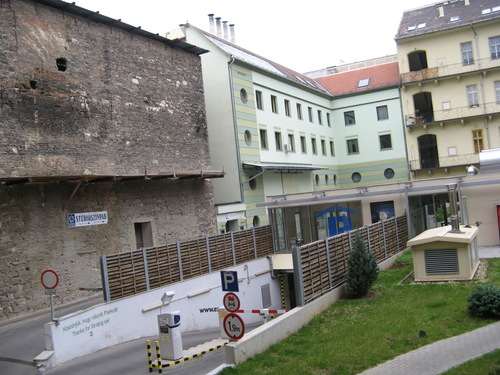
#> input picture ImagePanorama/external (copy)/backyard1.jpg, 500 x 375 px, found by its file name
$ python playground.py   (older library calls are emulated)
#> lines starting #> are read from the running program, lines starting #| are printed output that depends on the picture
### ex4/sol4_utils.py
import numpy as np
from scipy.signal import convolve2d, convolve
from scipy import ndimage
from scipy.misc import imread,imsave
from skimage.color import rgb2gray
from scipy.ndimage.filters import convolve as con_new
from math import floor
import matplotlib.pyplot as plt
import os

#TODO do we want to use this kind of convolve?
def conv_der(im):
    """
    Calculate the magnitude of an image
    :param image:
    :return magnitude of an image
    """
    filter_vec = (np.array([-1, 0, 1])).reshape(1, 3)
    derv_X = con_new(im,filter_vec)
    drev_Y = con_new(im, filter_vec.T)
    return derv_X, drev_Y


# [12 lines left out: function normlized_image, not called in this run]


def is_rgb(im):
    """
    Verify if an image is RGB
    :param im: Reprentaion of display 1 for grayscale 2 for RGB
    """
    if(im.ndim == 3):
        return True
    else:
        return False


def validate_representation(representation):
    """
    Validate reprentaion input
    :param representation: Reprentaion of display 1 for grayscale 2 for RGB
    """

    if representation != 1 and representation != 2:
        raise Exception("Unkonwn representaion")


def read_image(fileame, representation):
    """
    Read image by file name and normlize it to float 32 [0,1] representaion
    according to RGB or Graysacle
    :param filename: The name of the file that we should read.
    :param representation: Reprentaion of display 1 for grayscale 2 for RGB
    :return normlized image
    """
#> called with fileame = 'external/backyard1.jpg', representation = 1
    validate_representation(representation)

    im = imread(fileame)
#> im is the input picture: shape (375, 500, 3); mean R, G, B 132.8, 132.2, 125
    if representation == 1 and is_rgb(im):
        # We should convert from Grayscale to RGB
        im =rgb2gray(im)
#> im: shape (375, 500) float64
        return im.astype(np.float32)
#> call 2 of read_image, with fileame = 'external/backyard2.jpg', representation = 1
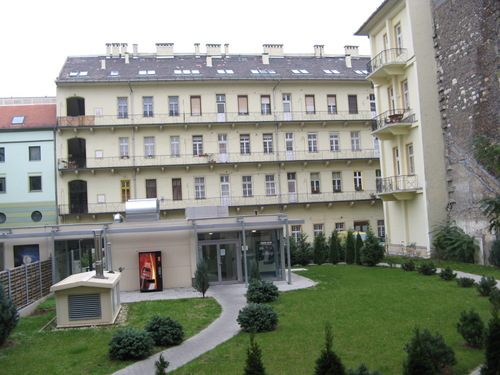
#> input picture ImagePanorama/external (copy)/backyard2.jpg, 500 x 375 px, found by its file name
#> in read_image, im is the input picture: shape (375, 500, 3); mean R, G, B 136.5, 140.3, 128.8
#> call 3 of read_image, with fileame = 'external/backyard3.jpg', representation = 1
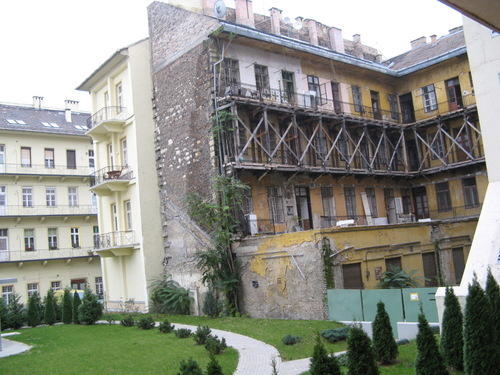
#> input picture ImagePanorama/external (copy)/backyard3.jpg, 500 x 375 px, found by its file name
#> in read_image, im is the input picture: shape (375, 500, 3); mean R, G, B 142.2, 143.9, 135.1

    return normlized_image(im)


def gaus_1d(kernel_size):
    """
    Calculate 1d gaus kernel.
    :param kernel_size: size of the kernel we want.
    :return 1d kernel of desiered size.
    """
#> called with kernel_size = 7
    gaus_kernel = np.array([1, 1])
    for i in range(kernel_size - 2):
        gaus_kernel = convolve(gaus_kernel, np.array([1, 1]), mode ='full')
    gaus_kernel = gaus_kernel.astype(np.float32)
    gaus_kernel /= np.sum(gaus_kernel)
    return gaus_kernel


def build_gaussian_pyramid(im, max_levels, filter_size):
    """
    Build gaussain pyramid. with max_levels levels using
    filter_vec as blur filter
    :param im: Image for the pyramid
    :param max_levels: Max levels of the pyramid
    :param filter_vec: The vector which represent the
    filter we want
    :return gaussain pyramid
    """

    filter_vec = gaus_1d(filter_size).reshape(1,filter_size)
    pyr = []
    pyr.append(im)
    for i in range(max_levels - 1):
        if(im.shape[0] <= 16 or im.shape[1] <= 16):
            break

        im = ndimage.filters.convolve(im, filter_vec.T, mode='mirror')
        im = ndimage.filters.convolve(im, filter_vec, mode='mirror')

        im = im[::2, ::2]
        pyr.append(im)
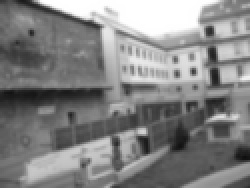
#> im: shape (94, 125) float32 (shown 2 times larger); min 0.0583, max 1, mean 0.518
#> after the loop, pyr = 3 items

    return [pyr,filter_vec]


# [95 lines left out: functions expand_im, build_laplacian_pyramid, laplacian_to_image, pyramid_blending, gaus_2d, not called in this run]

def d1_gaus(kernel_size):
    """
    creates a line vector of length "kernel_size" filled with binomial
    coefficients, by convolving [1,1] with itself.
    """

    if (kernel_size == 1):
        return np.ones(shape=(1,1))

    conv_mat = np.float64(np.array([1, 1]))
    partial_kernel = conv_mat

    for i in range(kernel_size - 2):
        partial_kernel = convolve \
            (partial_kernel, conv_mat, mode='full')

    return (partial_kernel/np.sum(partial_kernel)) \
                                    .reshape(1, kernel_size)

def blur_spatial(im, kernel_size):
    """
    Blurs the image using a gaussian kernel which was created as  matrix
    filled with binomial coefficients.
    """
    # if(kernel_size == 1):
    #     return im

    gaus_ker = d1_gaus(kernel_size)

    # [6 lines of commented-out code are left out]

    im = ndimage.filters.convolve(im, gaus_ker)
    im = ndimage.filters.convolve(im, gaus_ker.reshape(kernel_size, 1))

    return np.float32(im)

### ex4/sol4_add.py
from scipy.ndimage.morphology import generate_binary_structure
from scipy.ndimage.filters import maximum_filter
from scipy.ndimage import label, center_of_mass

import numpy as np

def least_squares_homography(points1, points2):
  """
  Computes homography transforming points1 towards points2.
  Uses least squares method
  input:
    points1: array with shape (N,2). Holds coordinates of corresponding points from image 1.
    points2: array with shape (N,2). Holds coordinates of corresponding points from image 2.
    points1[i,:] corresponds to poins2[i,:]
  Returns:
    A 3X3 array with the computed homography.
    In case of instable solutions returns None.
  """
  p1, p2 = points1, points2
  o0, o1 = np.zeros((p1.shape[0],1)), np.ones((p1.shape[0],1))

  A = np.vstack([np.hstack([p1[:,:1], o0, -p1[:,:1]*p2[:,:1], p1[:,1:],o0, -p1[:,1:]*p2[:,:1],o1,o0]),
                 np.hstack([o0, p1[:,:1],-p1[:,:1]*p2[:,1:],o0,p1[:,1:],-p1[:,1:]*p2[:,1:],o0,o1])])

  # Return None for unstable solutions
  if np.linalg.matrix_rank(A, 1e-3) < 8:
    return None
  if A.shape[0] == 8 and np.linalg.cond(A) > 1e10:
    return None

  H = np.linalg.lstsq(A, p2.T.flatten())[0]
  H = np.r_[H,1]
  return H.reshape((3,3)).T

def non_maximum_suppression(image):
  """
  Finds local maximas of an image.
  input:
    image: 2D image
  Returns:
    A boolean array with the same shape as image, where True indicates local maximum.
  """
  # Find local maximas.
  neighborhood = generate_binary_structure(2,2)
  local_max = maximum_filter(image, footprint=neighborhood)==image
  local_max[image<(image.max()*0.1)] = False

  # Erode areas to single points.
  lbs, num = label(local_max)
  centers = center_of_mass(local_max, lbs, np.arange(num)+1)
  centers = np.stack(centers).round().astype(np.int)
  ret = np.zeros_like(image).astype(np.bool)
  ret[centers[:,0], centers[:,1]] = True

  return ret

def spread_out_corners(im, m, n, radius):
  """
  Split the image im to m by n rectangles and use harris_corner_detector on each.
  input:
    im -- 2D array representing an image.
    m -- vertical number of rectangles.
    n -- horizontal number of rectangles.
    radius -- Minimal distance of corner points from the borders of the image.
   Returns:
    An array with shape (N,2), where ret[i,:] are the [x,y] coordinates of the ith corner points.
  """
#> called with m = 7, n = 7, radius = 12
  from sol4 import harris_corner_detector
  corners = [np.empty((0,2), dtype=np.int)]
#> corners = [empty array]
  x_bound = np.linspace(0, im.shape[1], n+1, dtype=np.int)
#> x_bound = [0, 71, 142, 214, 285, 357, 428, 500]
  y_bound = np.linspace(0, im.shape[0], m+1, dtype=np.int)
#> y_bound = [0, 53, 107, 160, 214, 267, 321, 375]
  for i in range(n):
    for j in range(m):
      # Use Harris detector on every sub image.
      sub_im = im[y_bound[j]:y_bound[j+1], x_bound[i]:x_bound[i+1]]
      sub_corners = harris_corner_detector(sub_im)
      sub_corners += np.array([x_bound[i], y_bound[j]])[np.newaxis,:]
      corners.append(sub_corners)
#> after the loop, corners = 50 items
  corners = np.vstack(corners)
#> corners = 827 pairs, first value 0 to 498, second value 0 to 374
#> in find_features, `pos = add.spread_out_corners(pyr[0],7,7,12)`: pos = 753 pairs, first value 13 to 487, second value 13 to 362
  legit = ((corners[:,0]>radius) & (corners[:,0]<im.shape[1]-radius) &
           (corners[:,1]>radius) & (corners[:,1]<im.shape[0]-radius))
  return corners[legit,:]

### ex4/sol4.py
import sol4_utils as util
import sol4_add as add
import numpy as np
from scipy.ndimage import map_coordinates
import matplotlib.pyplot as plt
import math
#TODO delete
from functools import reduce
from scipy.ndimage.filters import convolve as convolve


def calculate_matrix(im):
    der_x_im, der_y_im = util.conv_der(im)
    matrix_1 = util.blur_spatial(der_x_im * der_x_im, 3)
    matrix_2 = util.blur_spatial(der_x_im * der_y_im, 3)
    matrix_3 = util.blur_spatial(der_y_im * der_x_im, 3)
    matrix_4 = util.blur_spatial(der_y_im * der_y_im, 3)
    return matrix_1,matrix_2,matrix_3,matrix_4

def harris_corner_detector(im):
    matrix_1,matrix_2,matrix_3,matrix_4 = calculate_matrix(im)
    k = 0.04
    tmp1 = (matrix_1*matrix_4 - matrix_2*matrix_3)
    tmp2 = k*((matrix_1 + matrix_4)**2)
    R = tmp1 - tmp2
    R = R.T
    #TODO maybe change
    res_r = np.dstack(np.where(add.non_maximum_suppression(R)))
    return res_r.reshape(res_r.shape[1], 2)

# [24 lines of commented-out code are left out]

def calculate_patch(cor,K,border):
    x,y = cor[0],cor[1]
    xs = np.meshgrid(np.arange(x - border, x + border+1), np.arange(x - border, x + border+1))[1].reshape(1,K*K)
    ys = np.meshgrid(np.arange(y - border, y + border+1), np.arange(y - border, y + border+1))[0].reshape(1,K*K)
    return  np.array([ys[0],xs[0]])

def sample_descriptor(im, pos, desc_rad):
    #TODO should we calculate it?
#> called with pos = array of shape (753, 2), desc_rad = 3
    reduce_factor = 2 ** -2
    K = 2*desc_rad + 1
    border = desc_rad
    desc_list = []
    for cor in pos:
        papo = calculate_patch(reduce_factor*cor,K,border)
        res_patch = map_coordinates(im, papo, order=1, prefilter=False).reshape(K,K)
        #TODO normlize check if done correct?
        divide_with = (np.linalg.norm(res_patch -  np.mean(res_patch)))
        if(divide_with != 0):
            res_patch = (res_patch - np.mean(res_patch)) / divide_with
            desc_list.append(res_patch)
        else:
            desc_list.append(res_patch - res_patch)
#> this loop made 753 passes
#> (cor, x in calculate_patch, y in calculate_patch, divide_with) on passes 1 to 3: ([14, 27], 3.5, 6.75, 0.263), ([35, 33], 8.75, 8.25, 0.334), ([35, 45], 8.75, 11.25, 0.302)
#> after the loop, desc_list = 753 items
#> call 2 of build_gaussian_pyramid, with max_levels = 3, filter_size = 7
#> after the loop in build_gaussian_pyramid (call 2), `for i in range(max_levels - 1):`:
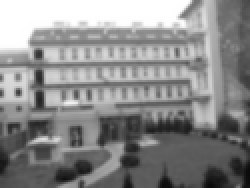
#> im: shape (94, 125) float32 (shown 2 times larger); min 0.0443, max 1, mean 0.546

    return np.dstack(desc_list)


def find_features(pyr):

    pos = add.spread_out_corners(pyr[0],7,7,12)
#> the loop in spread_out_corners (call 2), `for i in range(n):` made 7 passes
    #TODO should we use 3?
    return pos,sample_descriptor(pyr[2],pos,3)
#> the loop in sample_descriptor (call 2), `for cor in pos:` made 812 passes
#> (cor, x in calculate_patch, y in calculate_patch, divide_with) on passes 1 to 3: ([65, 50], 16.25, 12.5, 0.741), ([67, 52], 16.75, 13, 0.931), ([70, 51], 17.5, 12.75, 0.917)
#> call 3 of build_gaussian_pyramid, with max_levels = 3, filter_size = 7
#> after the loop in build_gaussian_pyramid (call 3), `for i in range(max_levels - 1):`:
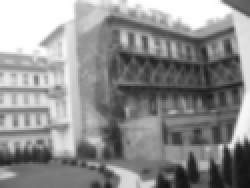
#> im: shape (94, 125) float32 (shown 2 times larger); min 0.0688, max 1, mean 0.562


def calculate_desc_matrix(desc1,desc2):
    return np.dot(np.transpose(desc1.reshape((desc1.shape[0] * desc1.shape[1], desc1.shape[2]))),\
                  desc2.reshape((desc2.shape[0] * desc2.shape[1], desc2.shape[2])))


def match_features(desc1,desc2,min_score):
#> called with desc1 = array of shape (7, 7, 753), desc2 = array of shape (7, 7, 812), min_score = 0.4
    scores_matrix = desc1.reshape((desc1.shape[0] ** 2, desc1.shape[2])).T\
        .dot(desc2.reshape((desc2.shape[0] ** 2, desc2.shape[2])))

    # find two maximums in each row
    rows_two_max = scores_matrix.T >= np.partition(scores_matrix.T, scores_matrix.shape[1] - 2, axis=0)[:][-2]
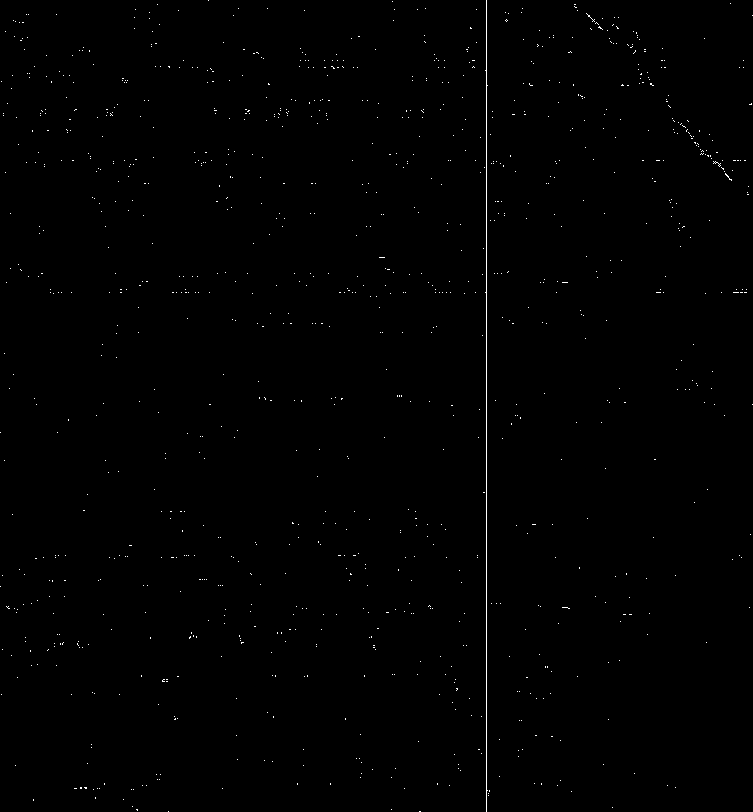
#> rows_two_max: shape (812, 753) bool; 0.38% white in thin lines or dots

    # find two maximums in each col
    cols_two_max = scores_matrix >= np.partition(scores_matrix, scores_matrix.shape[0] - 2, axis=0)[:][-2]
#> cols_two_max: shape (753, 812) bool; 0.27% white in thin lines or dots
#> call 2 of match_features, with desc1 = array of shape (7, 7, 812), desc2 = array of shape (7, 7, 901), min_score = 0.4
#> in match_features (call 2), `rows_two_max = scores_matrix.T >= np.partition(scores_matrix.T, scores..`: rows_two_max: shape (901, 812) bool; 0.22% white in thin lines or dots
#> in match_features (call 2), `cols_two_max = scores_matrix >= np.partition(scores_matrix, scores_mat..`:
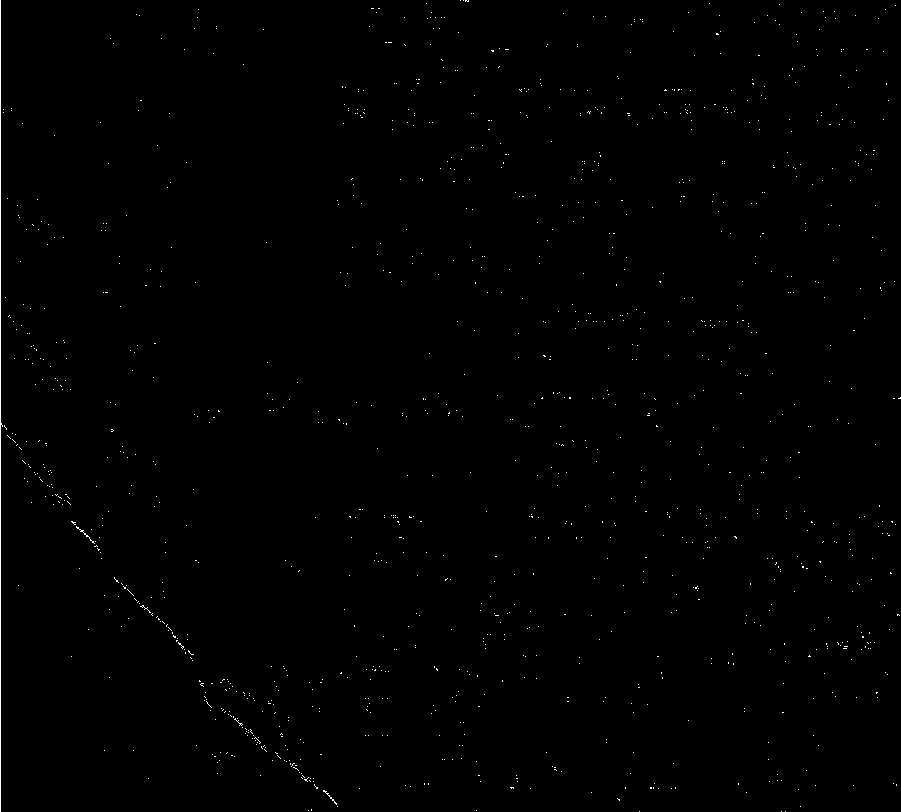
#> cols_two_max: shape (812, 901) bool; 0.36% white in thin lines or dots

    # return 2 arrays of indexes of rows and cols, meaning indexes in desc1 and desc2 accordingly.
    return np.nonzero((scores_matrix >= min_score) & rows_two_max.T & cols_two_max)

    score_matrix = calculate_desc_matrix(desc1,desc2)
    score_matrix_t = score_matrix.T
    max_values_desc1 = np.partition(score_matrix_t,score_matrix_t.shape[0] - 2, axis=0)[:][-2]
    max_values_desc2 = np.partition(score_matrix, score_matrix[0] - 2, axis=0)[:][-2]

    bool_greater_minscore_desc1 =  score_matrix_t >= min_score
    bool_greater_secbest_desc1 = score_matrix_t >= max_values_desc1
    desc1_choose_bool = bool_greater_minscore_desc1 & bool_greater_secbest_desc1

    bool_greater_minscore_desc2 =  score_matrix >= min_score
    bool_greater_secbest_desc2 = score_matrix >= max_values_desc2
    desc2_choose_bool = bool_greater_minscore_desc2 & bool_greater_secbest_desc2

    final_matrix_pairs_index =  desc1_choose_bool.T & desc2_choose_bool
    return np.nonzero(final_matrix_pairs_index)

    # [11 lines of commented-out code are left out]


def apply_homography(pos1, H12):
    work_set = np.c_[pos1, np.ones(pos1.shape[0], dtype=int)]
    res_mat = np.dot(H12, work_set.T)
    res_mat = (res_mat / res_mat[-1:,]).T
    return (res_mat[:,:-1]).round()

def ransac_homography(pos1,pos2,num_iters,inlier_tol):
#> called with pos1 = array of shape (474, 2), pos2 = array of shape (474, 2), num_iters = 1500, inlier_tol = 6
    max_inliers = 0
    final_inliers_set = None
    for i in range(num_iters):
        choesn_points = np.random.randint(pos1.shape[0], size=4)
        match_index_im1 , match_index_im2  = pos1[choesn_points] , pos2[choesn_points]
        cur_H12 = add.least_squares_homography(match_index_im1, match_index_im2)
        if(cur_H12 != None):
            transformed_pos1 = apply_homography(np.copy(pos1), cur_H12)
            e_set = np.linalg.norm((pos2 - transformed_pos1), 2, axis=1)
            cur_inliers = np.argwhere(e_set < inlier_tol)
            if cur_inliers.size > max_inliers:
                max_inliers = cur_inliers.size
                final_inliers_set = np.copy(cur_inliers)

    return add.least_squares_homography(pos1[final_inliers_set.flatten()], pos2[final_inliers_set.flatten()]), final_inliers_set.flatten()


# [187 lines left out: functions display_matches, render_panorama1, accumulate_homographies, accumulate_homographies1, render_panorama, not called in this run]


# [35 lines of commented-out code are left out]

### ex4/playground.py
import sol4
import sol4_utils
import sol4_add
import numpy as np
import matplotlib.pyplot as plt

REPRESENTATION_GRAYSCALE = 1
REPRESENTATION_RGB = 2

Img_1 = sol4_utils.read_image("external/backyard1.jpg", REPRESENTATION_GRAYSCALE)
Img_2 = sol4_utils.read_image("external/backyard2.jpg", REPRESENTATION_GRAYSCALE)
Img_3 = sol4_utils.read_image("external/backyard3.jpg", REPRESENTATION_GRAYSCALE)

### TEST 3.1 ###
# [16 lines of commented-out code are left out]

### TEST 3.2 ###
Img_1_descriptor = sol4.find_features(sol4_utils.build_gaussian_pyramid(Img_1, 3, 7)[0]) #TODO filter_size?
Img_2_descriptor = sol4.find_features(sol4_utils.build_gaussian_pyramid(Img_2, 3, 7)[0]) #TODO filter_size?
Img_3_descriptor = sol4.find_features(sol4_utils.build_gaussian_pyramid(Img_3, 3, 7)[0]) #TODO filter_size?

min_score = 0.4
match_ind1, match_ind2 = sol4.match_features(Img_1_descriptor[1], Img_2_descriptor[1], min_score)
Img_1_matched_indexes = Img_1_descriptor[0][match_ind1]
Img_1_feature_points_x = [x[0] for x in Img_1_matched_indexes]
Img_1_feature_points_y = [y[1] for y in Img_1_matched_indexes]
Img_2_matched_indexes = Img_2_descriptor[0][match_ind2]
Img_2_feature_points_x = [x[0] for x in Img_2_matched_indexes]
Img_2_feature_points_y = [y[1] for y in Img_2_matched_indexes]
match_ind2_2, match_ind3_2 = sol4.match_features(Img_2_descriptor[1], Img_3_descriptor[1], min_score)
Img_2_2_matched_indexes = Img_2_descriptor[0][match_ind2_2]
Img_3_matched_indexes = Img_3_descriptor[0][match_ind3_2]


# [7 lines of commented-out code are left out]


### TEST 3.3 ###
sol4.apply_homography(np.array([[2, 3],[10, 20]]),np.array([[3, 0, 0], [0, 3, 0], [0, 0, 1]]))
#> (the run stopped early here; a loop or call above may not have finished)
